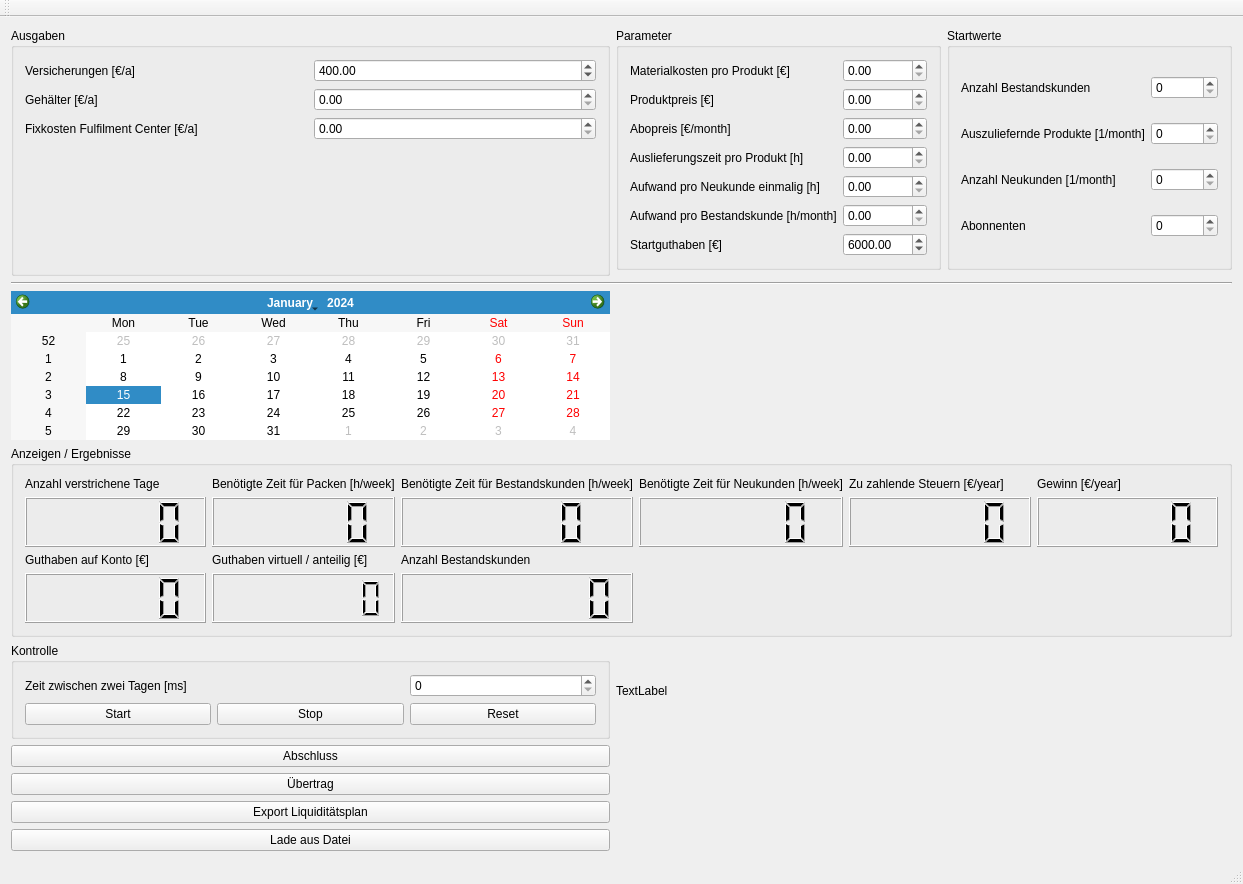
<?xml version="1.0" encoding="UTF-8"?>
<ui version="4.0">
 <class>MainWindow</class>
 <widget class="QMainWindow" name="MainWindow">
  <property name="geometry">
   <rect>
    <x>0</x>
    <y>0</y>
    <width>1243</width>
    <height>834</height>
   </rect>
  </property>
  <property name="windowTitle">
   <string>Deutsche Fildertechnologie</string>
  </property>
  <widget class="QWidget" name="centralWidget">
   <layout class="QGridLayout" name="gridLayout_4">
    <item row="0" column="1">
     <widget class="QGroupBox" name="groupBox_3">
      <property name="title">
       <string>Parameter</string>
      </property>
      <layout class="QGridLayout" name="gridLayout_3">
       <item row="0" column="1">
        <widget class="QDoubleSpinBox" name="doubleSpinBox_materialCostPerProduct">
         <property name="maximum">
          <double>99999999.000000000000000</double>
         </property>
        </widget>
       </item>
       <item row="1" column="1">
        <widget class="QDoubleSpinBox" name="doubleSpinBox_productPrice">
         <property name="maximum">
          <double>99999999.000000000000000</double>
         </property>
        </widget>
       </item>
       <item row="5" column="1">
        <widget class="QDoubleSpinBox" name="doubleSpinBox_supportTimePerCustomerPerMonth">
         <property name="maximum">
          <double>99999999.000000000000000</double>
         </property>
        </widget>
       </item>
       <item row="0" column="0">
        <widget class="QLabel" name="label_8">
         <property name="text">
          <string>Materialkosten pro Produkt [€]</string>
         </property>
        </widget>
       </item>
       <item row="1" column="0">
        <widget class="QLabel" name="label_9">
         <property name="text">
          <string>Produktpreis [€]</string>
         </property>
        </widget>
       </item>
       <item row="3" column="1">
        <widget class="QDoubleSpinBox" name="doubleSpinBox_deliveryTime">
         <property name="maximum">
          <double>99999999.000000000000000</double>
         </property>
        </widget>
       </item>
       <item row="2" column="1">
        <widget class="QDoubleSpinBox" name="doubleSpinBox_aboPricePerMonth">
         <property name="maximum">
          <double>99999999.000000000000000</double>
         </property>
        </widget>
       </item>
       <item row="2" column="0">
        <widget class="QLabel" name="label_10">
         <property name="text">
          <string>Abopreis [€/month]</string>
         </property>
        </widget>
       </item>
       <item row="5" column="0">
        <widget class="QLabel" name="label_13">
         <property name="text">
          <string>Aufwand pro Bestandskunde [h/month]</string>
         </property>
        </widget>
       </item>
       <item row="3" column="0">
        <widget class="QLabel" name="label_11">
         <property name="text">
          <string>Auslieferungszeit pro Produkt [h]</string>
         </property>
        </widget>
       </item>
       <item row="4" column="0">
        <widget class="QLabel" name="label_12">
         <property name="text">
          <string>Aufwand pro Neukunde einmalig [h]</string>
         </property>
        </widget>
       </item>
       <item row="4" column="1">
        <widget class="QDoubleSpinBox" name="doubleSpinBox_acquisitionTime">
         <property name="maximum">
          <double>99999999.000000000000000</double>
         </property>
        </widget>
       </item>
       <item row="6" column="0">
        <widget class="QLabel" name="label_21">
         <property name="text">
          <string>Startguthaben [€]</string>
         </property>
        </widget>
       </item>
       <item row="6" column="1">
        <widget class="QDoubleSpinBox" name="doubleSpinBox_startupCash">
         <property name="maximum">
          <double>99999999.000000000000000</double>
         </property>
         <property name="value">
          <double>6000.000000000000000</double>
         </property>
        </widget>
       </item>
      </layout>
     </widget>
    </item>
    <item row="0" column="2" colspan="2">
     <widget class="QGroupBox" name="groupBox_2">
      <property name="title">
       <string>Startwerte</string>
      </property>
      <layout class="QGridLayout" name="gridLayout_2">
       <item row="1" column="2">
        <widget class="QSpinBox" name="spinBox_deliveriesPerMonth">
         <property name="maximum">
          <number>999999999</number>
         </property>
        </widget>
       </item>
       <item row="2" column="2">
        <widget class="QSpinBox" name="spinBox_newCustomersPerMonth">
         <property name="maximum">
          <number>999999999</number>
         </property>
        </widget>
       </item>
       <item row="0" column="1">
        <widget class="QLabel" name="label_4">
         <property name="text">
          <string>Anzahl Bestandskunden</string>
         </property>
        </widget>
       </item>
       <item row="2" column="1">
        <widget class="QLabel" name="label_6">
         <property name="text">
          <string>Anzahl Neukunden [1/month]</string>
         </property>
        </widget>
       </item>
       <item row="3" column="1">
        <widget class="QLabel" name="label_7">
         <property name="text">
          <string>Abonnenten</string>
         </property>
        </widget>
       </item>
       <item row="0" column="2">
        <widget class="QSpinBox" name="spinBox_numOfCustomers">
         <property name="maximum">
          <number>999999999</number>
         </property>
        </widget>
       </item>
       <item row="1" column="1">
        <widget class="QLabel" name="label_5">
         <property name="text">
          <string>Auszuliefernde Produkte [1/month]</string>
         </property>
        </widget>
       </item>
       <item row="3" column="2">
        <widget class="QSpinBox" name="spinBox_abonnents">
         <property name="maximum">
          <number>999999999</number>
         </property>
        </widget>
       </item>
      </layout>
     </widget>
    </item>
    <item row="4" column="0" colspan="4">
     <widget class="QGroupBox" name="groupBox_4">
      <property name="title">
       <string>Anzeigen / Ergebnisse</string>
      </property>
      <layout class="QGridLayout" name="gridLayout_5">
       <item row="2" column="7">
        <widget class="QLCDNumber" name="lcdNumber_profitPerYear">
         <property name="smallDecimalPoint">
          <bool>true</bool>
         </property>
        </widget>
       </item>
       <item row="1" column="2">
        <widget class="QLabel" name="label_19">
         <property name="text">
          <string>Anzahl verstrichene Tage</string>
         </property>
        </widget>
       </item>
       <item row="1" column="3">
        <widget class="QLabel" name="label_14">
         <property name="text">
          <string>Benötigte Zeit für Packen [h/week]</string>
         </property>
        </widget>
       </item>
       <item row="2" column="2">
        <widget class="QLCDNumber" name="lcdNumber_numberOfDays">
         <property name="minimumSize">
          <size>
           <width>0</width>
           <height>50</height>
          </size>
         </property>
         <property name="smallDecimalPoint">
          <bool>true</bool>
         </property>
        </widget>
       </item>
       <item row="2" column="5">
        <widget class="QLCDNumber" name="lcdNumber_neededTimeNewCustomers">
         <property name="smallDecimalPoint">
          <bool>true</bool>
         </property>
        </widget>
       </item>
       <item row="1" column="6">
        <widget class="QLabel" name="label_17">
         <property name="text">
          <string>Zu zahlende Steuern [€/year]</string>
         </property>
        </widget>
       </item>
       <item row="1" column="4">
        <widget class="QLabel" name="label_15">
         <property name="text">
          <string>Benötigte Zeit für Bestandskunden [h/week]</string>
         </property>
        </widget>
       </item>
       <item row="2" column="3">
        <widget class="QLCDNumber" name="lcdNumber_neededTimeForPacking">
         <property name="smallDecimalPoint">
          <bool>true</bool>
         </property>
        </widget>
       </item>
       <item row="2" column="4">
        <widget class="QLCDNumber" name="lcdNumber_neededTimeCustomers">
         <property name="smallDecimalPoint">
          <bool>true</bool>
         </property>
        </widget>
       </item>
       <item row="1" column="7">
        <widget class="QLabel" name="label_18">
         <property name="text">
          <string>Gewinn [€/year]</string>
         </property>
        </widget>
       </item>
       <item row="1" column="5">
        <widget class="QLabel" name="label_16">
         <property name="text">
          <string>Benötigte Zeit für Neukunden [h/week]</string>
         </property>
        </widget>
       </item>
       <item row="2" column="6">
        <widget class="QLCDNumber" name="lcdNumber_taxesPerYear">
         <property name="smallDecimalPoint">
          <bool>true</bool>
         </property>
        </widget>
       </item>
       <item row="3" column="2">
        <widget class="QLabel" name="label_20">
         <property name="text">
          <string>Guthaben auf Konto [€]</string>
         </property>
        </widget>
       </item>
       <item row="4" column="2">
        <widget class="QLCDNumber" name="lcdNumber_cash">
         <property name="minimumSize">
          <size>
           <width>0</width>
           <height>50</height>
          </size>
         </property>
         <property name="smallDecimalPoint">
          <bool>true</bool>
         </property>
        </widget>
       </item>
       <item row="4" column="3">
        <widget class="QLCDNumber" name="lcdNumber_cashVirtual">
         <property name="minimumSize">
          <size>
           <width>0</width>
           <height>50</height>
          </size>
         </property>
         <property name="smallDecimalPoint">
          <bool>true</bool>
         </property>
         <property name="digitCount">
          <number>7</number>
         </property>
        </widget>
       </item>
       <item row="3" column="3">
        <widget class="QLabel" name="label_22">
         <property name="text">
          <string>Guthaben virtuell / anteilig [€]</string>
         </property>
        </widget>
       </item>
       <item row="3" column="4">
        <widget class="QLabel" name="label_24">
         <property name="text">
          <string>Anzahl Bestandskunden</string>
         </property>
        </widget>
       </item>
       <item row="4" column="4">
        <widget class="QLCDNumber" name="lcdNumber_numOfCustomers">
         <property name="minimumSize">
          <size>
           <width>0</width>
           <height>50</height>
          </size>
         </property>
         <property name="smallDecimalPoint">
          <bool>true</bool>
         </property>
         <property name="digitCount">
          <number>7</number>
         </property>
        </widget>
       </item>
      </layout>
     </widget>
    </item>
    <item row="0" column="0" rowspan="2">
     <widget class="QGroupBox" name="groupBox">
      <property name="title">
       <string>Ausgaben</string>
      </property>
      <layout class="QGridLayout" name="gridLayout">
       <item row="0" column="0">
        <widget class="QLabel" name="label">
         <property name="text">
          <string>Versicherungen [€/a]</string>
         </property>
        </widget>
       </item>
       <item row="0" column="1">
        <widget class="QDoubleSpinBox" name="doubleSpinBox_reassurance">
         <property name="maximum">
          <double>99999999.000000000000000</double>
         </property>
         <property name="value">
          <double>400.000000000000000</double>
         </property>
        </widget>
       </item>
       <item row="1" column="0">
        <widget class="QLabel" name="label_2">
         <property name="text">
          <string>Gehälter [€/a]</string>
         </property>
        </widget>
       </item>
       <item row="2" column="0">
        <widget class="QLabel" name="label_3">
         <property name="text">
          <string>Fixkosten Fulfilment Center [€/a]</string>
         </property>
        </widget>
       </item>
       <item row="2" column="1">
        <widget class="QDoubleSpinBox" name="doubleSpinBox_fulfilment">
         <property name="maximum">
          <double>99999999.000000000000000</double>
         </property>
        </widget>
       </item>
       <item row="1" column="1">
        <widget class="QDoubleSpinBox" name="doubleSpinBox_salary">
         <property name="maximum">
          <double>99999999.000000000000000</double>
         </property>
        </widget>
       </item>
       <item row="3" column="0">
        <spacer name="verticalSpacer">
         <property name="orientation">
          <enum>Qt::Vertical</enum>
         </property>
         <property name="sizeHint" stdset="0">
          <size>
           <width>20</width>
           <height>40</height>
          </size>
         </property>
        </spacer>
       </item>
      </layout>
     </widget>
    </item>
    <item row="5" column="0">
     <widget class="QGroupBox" name="groupBox_5">
      <property name="title">
       <string>Kontrolle</string>
      </property>
      <layout class="QGridLayout" name="gridLayout_6">
       <item row="1" column="1">
        <widget class="QPushButton" name="pushButton_start">
         <property name="text">
          <string>Start</string>
         </property>
        </widget>
       </item>
       <item row="1" column="2">
        <widget class="QPushButton" name="pushButton_stop">
         <property name="text">
          <string>Stop</string>
         </property>
        </widget>
       </item>
       <item row="1" column="3">
        <widget class="QPushButton" name="pushButton_reset">
         <property name="text">
          <string>Reset</string>
         </property>
        </widget>
       </item>
       <item row="0" column="1">
        <widget class="QLabel" name="label_23">
         <property name="text">
          <string>Zeit zwischen zwei Tagen [ms]</string>
         </property>
        </widget>
       </item>
       <item row="0" column="3">
        <widget class="QSpinBox" name="spinBox_timerDelay">
         <property name="maximum">
          <number>999999999</number>
         </property>
        </widget>
       </item>
      </layout>
     </widget>
    </item>
    <item row="8" column="0">
     <widget class="QPushButton" name="pushButton_exportLiquidity">
      <property name="text">
       <string>Export Liquiditätsplan</string>
      </property>
     </widget>
    </item>
    <item row="6" column="0">
     <widget class="QPushButton" name="pushButton_finish">
      <property name="text">
       <string>Abschluss</string>
      </property>
     </widget>
    </item>
    <item row="7" column="0">
     <widget class="QPushButton" name="pushButton_carryForward">
      <property name="text">
       <string>Übertrag</string>
      </property>
     </widget>
    </item>
    <item row="3" column="0">
     <widget class="QCalendarWidget" name="calendarWidget">
      <property name="sizePolicy">
       <sizepolicy hsizetype="Preferred" vsizetype="Minimum">
        <horstretch>0</horstretch>
        <verstretch>0</verstretch>
       </sizepolicy>
      </property>
      <property name="maximumSize">
       <size>
        <width>16777215</width>
        <height>200</height>
       </size>
      </property>
     </widget>
    </item>
    <item row="2" column="0" colspan="4">
     <widget class="Line" name="line">
      <property name="orientation">
       <enum>Qt::Horizontal</enum>
      </property>
     </widget>
    </item>
    <item row="5" column="1" colspan="3">
     <widget class="QLabel" name="label_logo">
      <property name="text">
       <string>TextLabel</string>
      </property>
     </widget>
    </item>
    <item row="9" column="0">
     <widget class="QPushButton" name="pushButton_loadfromfile">
      <property name="text">
       <string>Lade aus Datei</string>
      </property>
     </widget>
    </item>
   </layout>
  </widget>
  <widget class="QMenuBar" name="menuBar">
   <property name="geometry">
    <rect>
     <x>0</x>
     <y>0</y>
     <width>1243</width>
     <height>21</height>
    </rect>
   </property>
  </widget>
  <widget class="QToolBar" name="mainToolBar">
   <attribute name="toolBarArea">
    <enum>TopToolBarArea</enum>
   </attribute>
   <attribute name="toolBarBreak">
    <bool>false</bool>
   </attribute>
  </widget>
  <widget class="QStatusBar" name="statusBar"/>
 </widget>
 <layoutdefault spacing="6" margin="11"/>
 <resources/>
 <connections/>
</ui>
